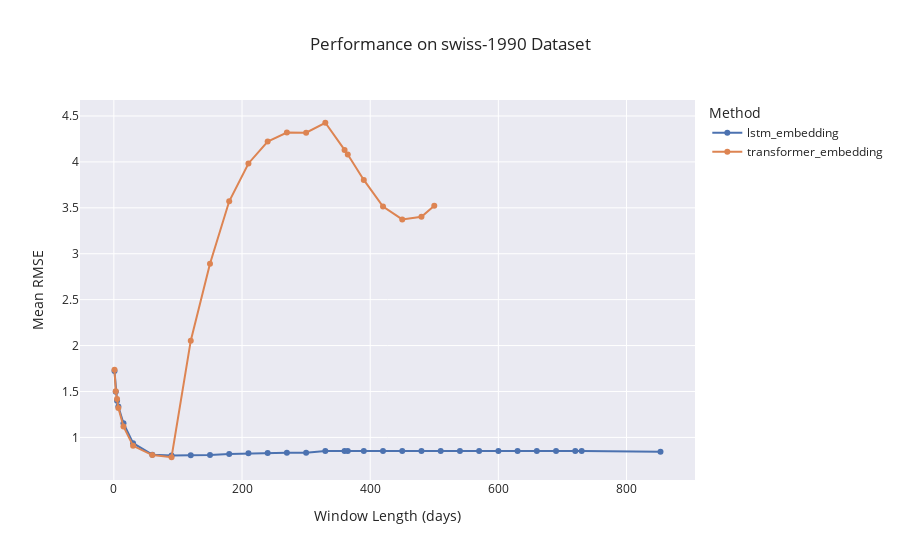
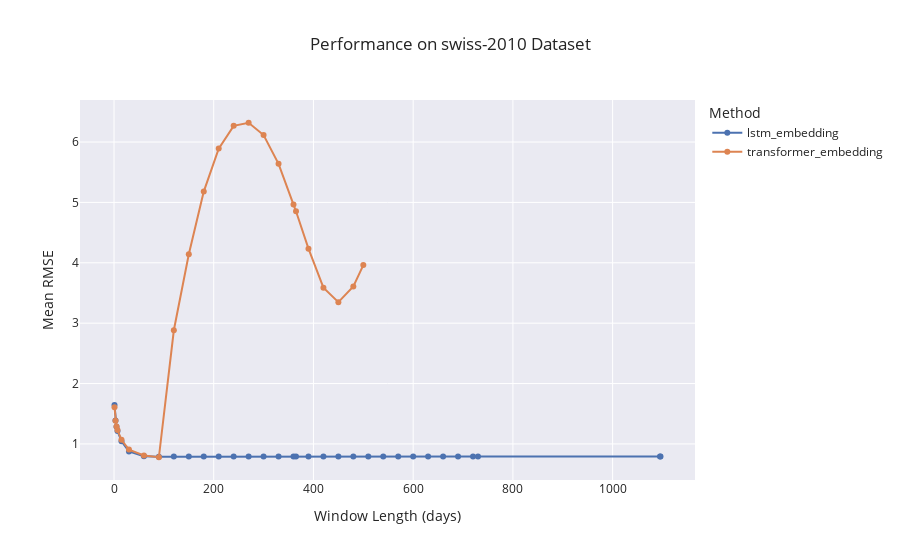
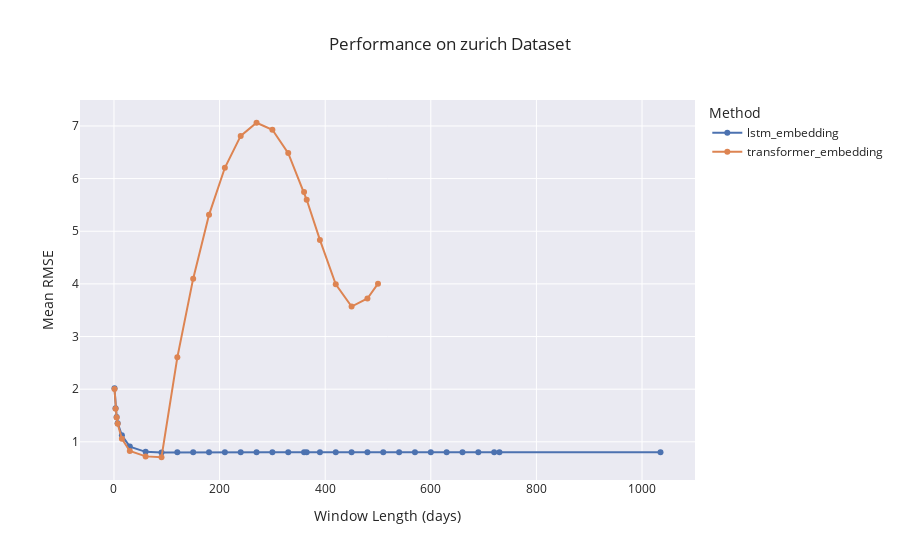

Notebook source saved alongside these figures, in order:
### Code cell
# Plot results from CSV using Plotly (interactive in Jupyter Notebook):

%matplotlib inline


from pathlib import Path

# Set up Plotly template similar to Seaborn style:
import plotly.io as pio

print(pio.templates)
pio.templates.default = "seaborn"

# -----------------------
# Plotting function
# -----------------------


import plotly.express as px


def plot_results_from_csv_plotly_px(
        dump_dir: Path, graph_name: str, methods: list,
        xlog=False, ylog=False
):
    import pandas as pd

    # Merge all methods' data into a single DataFrame for plotting:
    df_all = pd.DataFrame()
    for m in methods:
        df_res = read_results_from_csv(dump_dir, graph_name, m)
        if df_res.empty:
            print(f"{ISSUE_TAG} No results to plot for method='{m}' on graph='{graph_name}'. Skipping...")
            continue
        if 'window_len' not in df_res.columns or 'RMSE_Mean' not in df_res.columns:
            print(
                f"{ISSUE_TAG} Missing required columns in results for method='{m}' on graph='{graph_name}'. Skipping..."
            )
            continue
        df_res = df_res[['window_len', 'RMSE_Mean']].copy()
        df_res['method'] = m
        df_all = pd.concat([df_all, df_res], ignore_index=True)

    if df_all.empty:
        print(f"{ISSUE_TAG} No valid data to plot for graph='{graph_name}'.")
        return

    fig = px.line(
        df_all, x='window_len', y='RMSE_Mean', color='method',
        markers=True,
        log_x=xlog,
        log_y=ylog,
        template='seaborn',
        title=f'Performance on {graph_name} Dataset',
        labels={'window_len': 'Window Length (days)', 'RMSE_Mean': 'Mean RMSE', 'method': 'Method'}
    )

    fig.update_layout(hovermode='x unified')
    fig.show()


for graph_name in GRAPH_NAMES[0:]:
    print()
    print(f'{INFO_TAG} ================= Plotting results for graph="{graph_name}" =================')
    plot_results_from_csv_plotly_px(DUMP_DIR, graph_name, METHODS[0:2])

### Figure 1 — Plotly figure (JSON) as saved in the notebook; plotly's stock layout.template omitted (floating-point values rounded to 4 significant figures)
{"data": [{"hovertemplate": "Method=lstm_embedding<br>Window Length (days)=%{x}<br>Mean RMSE=%{y}<extra></extra>", "legendgroup": "lstm_embedding", "line": {"color": "#4c72b0", "dash": "solid"}, "marker": {"symbol": "circle"}, "mode": "lines+markers", "name": "lstm_embedding", "orientation": "v", "showlegend": true, "x": [1, 3, 5, 7, 15, 30, 60, 90, 120, 150, 180, 210, 240, 270, 300, 330, 360, 365, 390, 420, 450, 480, 510, 540, 570, 600, 630, 660, 690, 720, 730, 853], "xaxis": "x", "y": [1.722, 1.497, 1.399, 1.337, 1.155, 0.937, 0.8126, 0.8022, 0.8048, 0.8081, 0.8199, 0.827, 0.8312, 0.8335, 0.8342, 0.8517, 0.8519, 0.8519, 0.8519, 0.8518, 0.8518, 0.8518, 0.8518, 0.8518, 0.8518, 0.8518, 0.8518, 0.8518, 0.8518, 0.8518, 0.8518, 0.8429], "yaxis": "y", "type": "scatter"}, {"hovertemplate": "Method=transformer_embedding<br>Window Length (days)=%{x}<br>Mean RMSE=%{y}<extra></extra>", "legendgroup": "transformer_embedding", "line": {"color": "#dd8452", "dash": "solid"}, "marker": {"symbol": "circle"}, "mode": "lines+markers", "name": "transformer_embedding", "orientation": "v", "showlegend": true, "x": [1, 3, 5, 7, 15, 30, 60, 90, 120, 150, 180, 210, 240, 270, 300, 330, 360, 365, 390, 420, 450, 480, 500], "xaxis": "x", "y": [1.736, 1.502, 1.418, 1.322, 1.12, 0.9084, 0.8078, 0.784, 2.054, 2.892, 3.571, 3.983, 4.222, 4.32, 4.318, 4.426, 4.131, 4.081, 3.804, 3.514, 3.373, 3.402, 3.522], "yaxis": "y", "type": "scatter"}], "layout": {"xaxis": {"anchor": "y", "domain": [0.0, 1.0], "title": {"text": "Window Length (days)"}}, "yaxis": {"anchor": "x", "domain": [0.0, 1.0], "title": {"text": "Mean RMSE"}}, "legend": {"title": {"text": "Method"}, "tracegroupgap": 0}, "title": {"text": "Performance on swiss-1990 Dataset"}, "hovermode": "x unified"}}

### Figure 2 — Plotly figure (JSON) as saved in the notebook; plotly's stock layout.template omitted (floating-point values rounded to 4 significant figures)
{"data": [{"hovertemplate": "Method=lstm_embedding<br>Window Length (days)=%{x}<br>Mean RMSE=%{y}<extra></extra>", "legendgroup": "lstm_embedding", "line": {"color": "#4c72b0", "dash": "solid"}, "marker": {"symbol": "circle"}, "mode": "lines+markers", "name": "lstm_embedding", "orientation": "v", "showlegend": true, "x": [1, 3, 5, 7, 15, 30, 60, 90, 120, 150, 180, 210, 240, 270, 300, 330, 360, 365, 390, 420, 450, 480, 510, 540, 570, 600, 630, 660, 690, 720, 730, 1095, 1096], "xaxis": "x", "y": [1.646, 1.388, 1.285, 1.215, 1.043, 0.8755, 0.7939, 0.7892, 0.7898, 0.7903, 0.7906, 0.7906, 0.7906, 0.7906, 0.7906, 0.7906, 0.7906, 0.7906, 0.7906, 0.7906, 0.7906, 0.7906, 0.7906, 0.7906, 0.7906, 0.7906, 0.7906, 0.7906, 0.7906, 0.7906, 0.7906, 0.7906, 0.7906], "yaxis": "y", "type": "scatter"}, {"hovertemplate": "Method=transformer_embedding<br>Window Length (days)=%{x}<br>Mean RMSE=%{y}<extra></extra>", "legendgroup": "transformer_embedding", "line": {"color": "#dd8452", "dash": "solid"}, "marker": {"symbol": "circle"}, "mode": "lines+markers", "name": "transformer_embedding", "orientation": "v", "showlegend": true, "x": [1, 3, 5, 7, 15, 30, 60, 90, 120, 150, 180, 210, 240, 270, 300, 330, 360, 365, 390, 420, 450, 480, 500], "xaxis": "x", "y": [1.609, 1.383, 1.289, 1.229, 1.067, 0.9064, 0.808, 0.7792, 2.882, 4.14, 5.179, 5.891, 6.268, 6.32, 6.116, 5.639, 4.967, 4.853, 4.234, 3.588, 3.348, 3.608, 3.963], "yaxis": "y", "type": "scatter"}], "layout": {"xaxis": {"anchor": "y", "domain": [0.0, 1.0], "title": {"text": "Window Length (days)"}}, "yaxis": {"anchor": "x", "domain": [0.0, 1.0], "title": {"text": "Mean RMSE"}}, "legend": {"title": {"text": "Method"}, "tracegroupgap": 0}, "title": {"text": "Performance on swiss-2010 Dataset"}, "hovermode": "x unified"}}

### Figure 3 — Plotly figure (JSON) as saved in the notebook; plotly's stock layout.template omitted (floating-point values rounded to 4 significant figures)
{"data": [{"hovertemplate": "Method=lstm_embedding<br>Window Length (days)=%{x}<br>Mean RMSE=%{y}<extra></extra>", "legendgroup": "lstm_embedding", "line": {"color": "#4c72b0", "dash": "solid"}, "marker": {"symbol": "circle"}, "mode": "lines+markers", "name": "lstm_embedding", "orientation": "v", "showlegend": true, "x": [1, 3, 5, 7, 15, 30, 60, 90, 120, 150, 180, 210, 240, 270, 300, 330, 360, 365, 390, 420, 450, 480, 510, 540, 570, 600, 630, 660, 690, 720, 730, 1035], "xaxis": "x", "y": [2.018, 1.64, 1.472, 1.355, 1.126, 0.9101, 0.8101, 0.7983, 0.8004, 0.8005, 0.8004, 0.8004, 0.8003, 0.8003, 0.8003, 0.8003, 0.8003, 0.8003, 0.8003, 0.8003, 0.8003, 0.8003, 0.8003, 0.8003, 0.8003, 0.8003, 0.8003, 0.8003, 0.8003, 0.8003, 0.8003, 0.8003], "yaxis": "y", "type": "scatter"}, {"hovertemplate": "Method=transformer_embedding<br>Window Length (days)=%{x}<br>Mean RMSE=%{y}<extra></extra>", "legendgroup": "transformer_embedding", "line": {"color": "#dd8452", "dash": "solid"}, "marker": {"symbol": "circle"}, "mode": "lines+markers", "name": "transformer_embedding", "orientation": "v", "showlegend": true, "x": [1, 3, 5, 7, 15, 30, 60, 90, 120, 150, 180, 210, 240, 270, 300, 330, 360, 365, 390, 420, 450, 480, 500], "xaxis": "x", "y": [2.005, 1.628, 1.46, 1.342, 1.058, 0.8254, 0.7239, 0.7074, 2.605, 4.1, 5.312, 6.206, 6.811, 7.061, 6.929, 6.484, 5.744, 5.598, 4.835, 3.991, 3.569, 3.723, 4.004], "yaxis": "y", "type": "scatter"}], "layout": {"xaxis": {"anchor": "y", "domain": [0.0, 1.0], "title": {"text": "Window Length (days)"}}, "yaxis": {"anchor": "x", "domain": [0.0, 1.0], "title": {"text": "Mean RMSE"}}, "legend": {"title": {"text": "Method"}, "tracegroupgap": 0}, "title": {"text": "Performance on zurich Dataset"}, "hovermode": "x unified"}}
